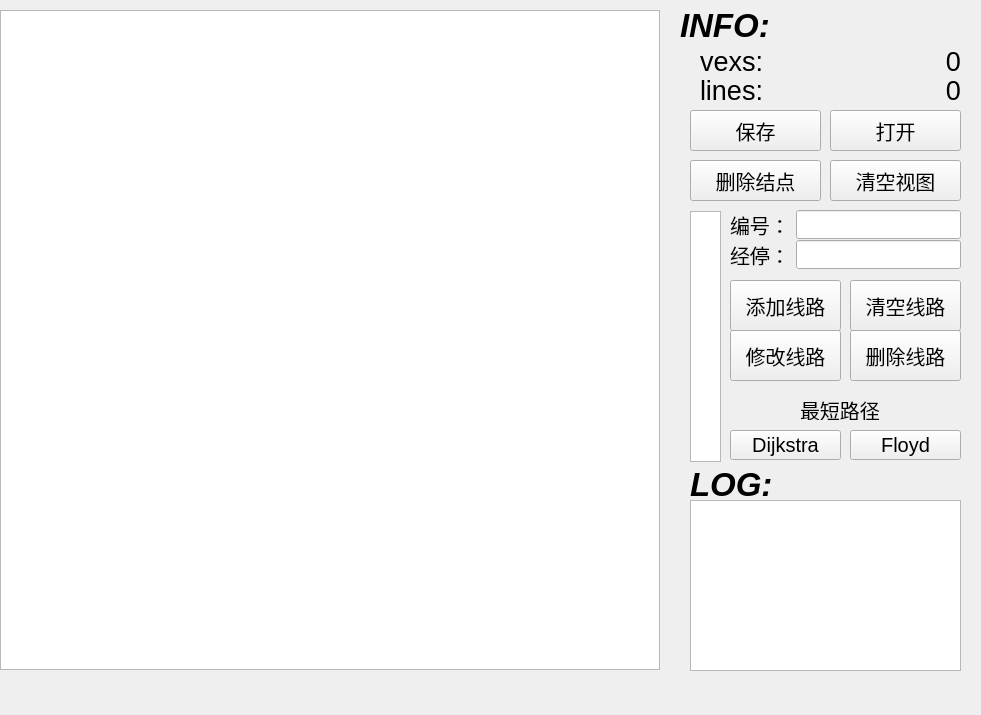
<?xml version="1.0" encoding="UTF-8"?>
<ui version="4.0">
 <class>MainWindow</class>
 <widget class="QMainWindow" name="MainWindow">
  <property name="geometry">
   <rect>
    <x>0</x>
    <y>0</y>
    <width>981</width>
    <height>715</height>
   </rect>
  </property>
  <property name="font">
   <font>
    <pointsize>15</pointsize>
   </font>
  </property>
  <property name="windowTitle">
   <string>MainWindow</string>
  </property>
  <widget class="QWidget" name="centralwidget">
   <widget class="MyGraphicsView" name="graphicsView">
    <property name="geometry">
     <rect>
      <x>0</x>
      <y>10</y>
      <width>660</width>
      <height>660</height>
     </rect>
    </property>
    <property name="minimumSize">
     <size>
      <width>560</width>
      <height>570</height>
     </size>
    </property>
    <property name="maximumSize">
     <size>
      <width>99999</width>
      <height>99999</height>
     </size>
    </property>
    <property name="cursor" stdset="0">
     <cursorShape>CrossCursor</cursorShape>
    </property>
   </widget>
   <widget class="QListWidget" name="LogList">
    <property name="geometry">
     <rect>
      <x>690</x>
      <y>500</y>
      <width>271</width>
      <height>171</height>
     </rect>
    </property>
    <property name="font">
     <font>
      <pointsize>10</pointsize>
     </font>
    </property>
    <property name="autoFillBackground">
     <bool>false</bool>
    </property>
    <property name="movement">
     <enum>QListView::Static</enum>
    </property>
    <property name="isWrapping" stdset="0">
     <bool>false</bool>
    </property>
    <property name="resizeMode">
     <enum>QListView::Fixed</enum>
    </property>
    <property name="layoutMode">
     <enum>QListView::SinglePass</enum>
    </property>
    <property name="batchSize">
     <number>100</number>
    </property>
   </widget>
   <widget class="QLabel" name="INFOLabel">
    <property name="geometry">
     <rect>
      <x>680</x>
      <y>10</y>
      <width>111</width>
      <height>31</height>
     </rect>
    </property>
    <property name="font">
     <font>
      <pointsize>25</pointsize>
      <weight>75</weight>
      <italic>true</italic>
      <bold>true</bold>
     </font>
    </property>
    <property name="text">
     <string>INFO:</string>
    </property>
   </widget>
   <widget class="QLabel" name="LOGLabel">
    <property name="geometry">
     <rect>
      <x>690</x>
      <y>469</y>
      <width>91</width>
      <height>31</height>
     </rect>
    </property>
    <property name="font">
     <font>
      <pointsize>25</pointsize>
      <weight>75</weight>
      <italic>true</italic>
      <bold>true</bold>
     </font>
    </property>
    <property name="text">
     <string>LOG:</string>
    </property>
   </widget>
   <widget class="QWidget" name="layoutWidget">
    <property name="geometry">
     <rect>
      <x>700</x>
      <y>50</y>
      <width>261</width>
      <height>51</height>
     </rect>
    </property>
    <layout class="QGridLayout" name="gridLayout">
     <item row="1" column="0">
      <widget class="QLabel" name="linesLabel">
       <property name="font">
        <font>
         <pointsize>20</pointsize>
        </font>
       </property>
       <property name="text">
        <string>lines:</string>
       </property>
      </widget>
     </item>
     <item row="0" column="0">
      <widget class="QLabel" name="vexsLabel">
       <property name="font">
        <font>
         <pointsize>20</pointsize>
        </font>
       </property>
       <property name="text">
        <string>vexs:</string>
       </property>
      </widget>
     </item>
     <item row="0" column="1">
      <widget class="QLabel" name="vexsNum">
       <property name="font">
        <font>
         <pointsize>20</pointsize>
        </font>
       </property>
       <property name="text">
        <string>0</string>
       </property>
       <property name="alignment">
        <set>Qt::AlignRight|Qt::AlignTrailing|Qt::AlignVCenter</set>
       </property>
      </widget>
     </item>
     <item row="1" column="1">
      <widget class="QLabel" name="LinesNum">
       <property name="font">
        <font>
         <pointsize>20</pointsize>
        </font>
       </property>
       <property name="text">
        <string>0</string>
       </property>
       <property name="alignment">
        <set>Qt::AlignRight|Qt::AlignTrailing|Qt::AlignVCenter</set>
       </property>
      </widget>
     </item>
    </layout>
   </widget>
   <widget class="QToolButton" name="DelButton">
    <property name="geometry">
     <rect>
      <x>690</x>
      <y>160</y>
      <width>131</width>
      <height>41</height>
     </rect>
    </property>
    <property name="font">
     <font>
      <pointsize>15</pointsize>
     </font>
    </property>
    <property name="text">
     <string>删除结点</string>
    </property>
   </widget>
   <widget class="QToolButton" name="setClearButton">
    <property name="geometry">
     <rect>
      <x>830</x>
      <y>160</y>
      <width>131</width>
      <height>41</height>
     </rect>
    </property>
    <property name="text">
     <string>清空视图</string>
    </property>
   </widget>
   <widget class="QToolButton" name="DijkstraButton">
    <property name="geometry">
     <rect>
      <x>730</x>
      <y>430</y>
      <width>111</width>
      <height>30</height>
     </rect>
    </property>
    <property name="text">
     <string>Dijkstra</string>
    </property>
   </widget>
   <widget class="QToolButton" name="FloydButton">
    <property name="geometry">
     <rect>
      <x>850</x>
      <y>430</y>
      <width>111</width>
      <height>30</height>
     </rect>
    </property>
    <property name="text">
     <string>Floyd</string>
    </property>
   </widget>
   <widget class="QLabel" name="label_2">
    <property name="geometry">
     <rect>
      <x>800</x>
      <y>400</y>
      <width>80</width>
      <height>20</height>
     </rect>
    </property>
    <property name="text">
     <string>最短路径</string>
    </property>
   </widget>
   <widget class="QPushButton" name="btn_addBus">
    <property name="geometry">
     <rect>
      <x>730</x>
      <y>280</y>
      <width>111</width>
      <height>51</height>
     </rect>
    </property>
    <property name="text">
     <string>添加线路</string>
    </property>
   </widget>
   <widget class="QListWidget" name="busList">
    <property name="geometry">
     <rect>
      <x>690</x>
      <y>211</y>
      <width>31</width>
      <height>251</height>
     </rect>
    </property>
   </widget>
   <widget class="QWidget" name="layoutWidget_2">
    <property name="geometry">
     <rect>
      <x>730</x>
      <y>240</y>
      <width>231</width>
      <height>29</height>
     </rect>
    </property>
    <layout class="QHBoxLayout" name="horizontalLayout_2">
     <item>
      <widget class="QLabel" name="label_3">
       <property name="text">
        <string>经停：</string>
       </property>
      </widget>
     </item>
     <item>
      <widget class="QLineEdit" name="busStopEdit"/>
     </item>
    </layout>
   </widget>
   <widget class="QWidget" name="layoutWidget">
    <property name="geometry">
     <rect>
      <x>730</x>
      <y>210</y>
      <width>231</width>
      <height>29</height>
     </rect>
    </property>
    <layout class="QHBoxLayout" name="horizontalLayout">
     <item>
      <widget class="QLabel" name="label">
       <property name="text">
        <string>编号：</string>
       </property>
      </widget>
     </item>
     <item>
      <widget class="QLineEdit" name="busNoEdit"/>
     </item>
    </layout>
   </widget>
   <widget class="QPushButton" name="btn_changeBus">
    <property name="geometry">
     <rect>
      <x>730</x>
      <y>330</y>
      <width>111</width>
      <height>51</height>
     </rect>
    </property>
    <property name="text">
     <string>修改线路</string>
    </property>
   </widget>
   <widget class="QPushButton" name="btn_delBus">
    <property name="geometry">
     <rect>
      <x>850</x>
      <y>330</y>
      <width>111</width>
      <height>51</height>
     </rect>
    </property>
    <property name="text">
     <string>删除线路</string>
    </property>
   </widget>
   <widget class="QPushButton" name="btn_clearBus">
    <property name="geometry">
     <rect>
      <x>850</x>
      <y>280</y>
      <width>111</width>
      <height>51</height>
     </rect>
    </property>
    <property name="text">
     <string>清空线路</string>
    </property>
   </widget>
   <widget class="QToolButton" name="btn_open">
    <property name="geometry">
     <rect>
      <x>830</x>
      <y>110</y>
      <width>131</width>
      <height>41</height>
     </rect>
    </property>
    <property name="text">
     <string>打开</string>
    </property>
   </widget>
   <widget class="QToolButton" name="btn_save">
    <property name="geometry">
     <rect>
      <x>690</x>
      <y>110</y>
      <width>131</width>
      <height>41</height>
     </rect>
    </property>
    <property name="text">
     <string>保存</string>
    </property>
   </widget>
  </widget>
  <widget class="QMenuBar" name="menubar">
   <property name="geometry">
    <rect>
     <x>0</x>
     <y>0</y>
     <width>981</width>
     <height>33</height>
    </rect>
   </property>
  </widget>
 </widget>
 <customwidgets>
  <customwidget>
   <class>MyGraphicsView</class>
   <extends>QGraphicsView</extends>
   <header>mygraphicsview.h</header>
  </customwidget>
 </customwidgets>
 <resources/>
 <connections/>
</ui>
